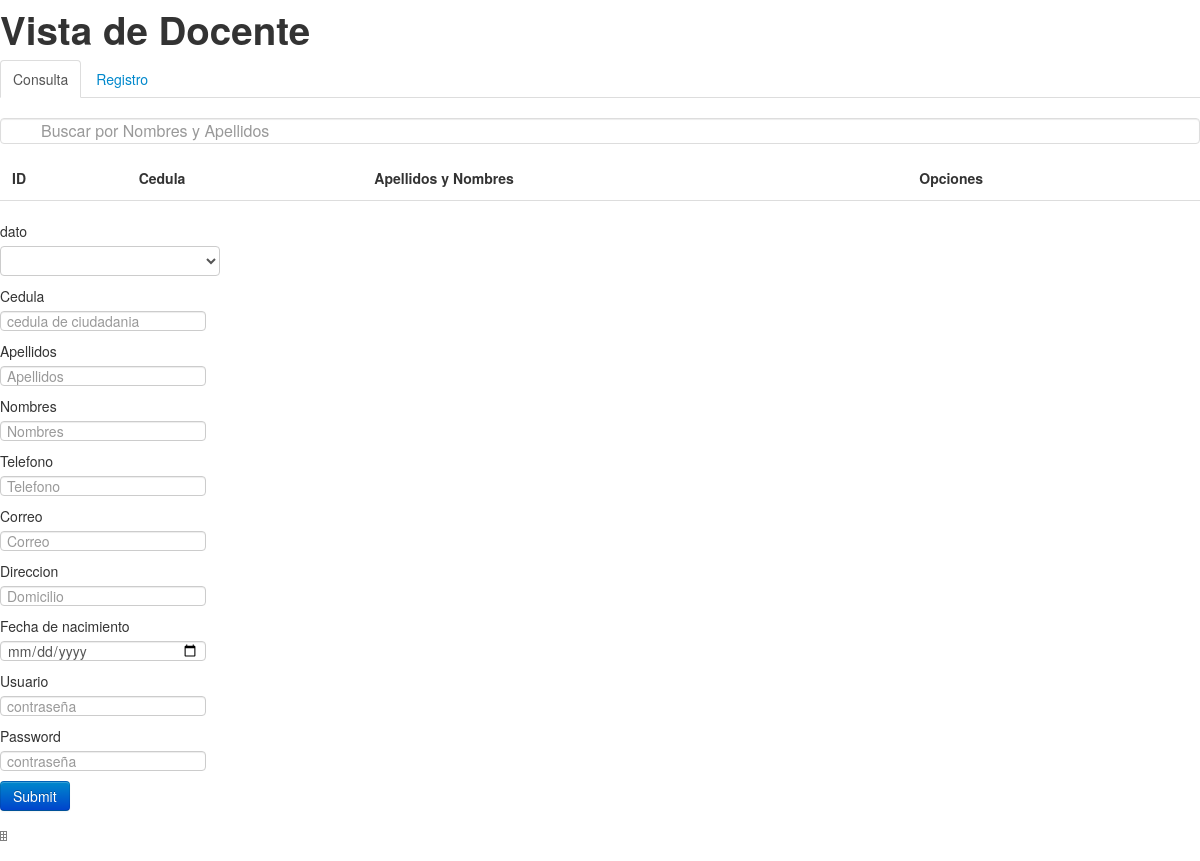
The page /index.php/docente on the database as committed earlier.
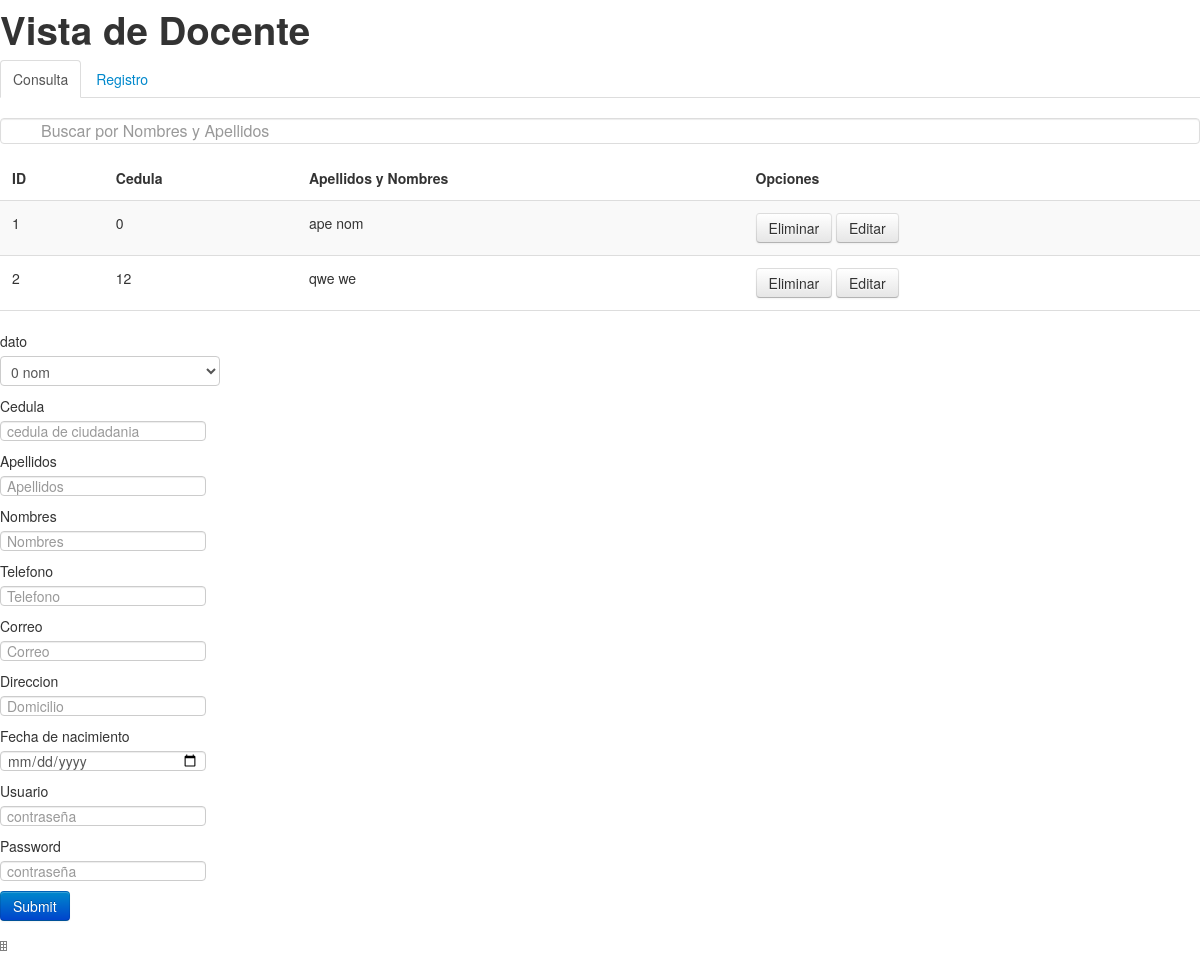
The same page on the database as committed later.
### tables this page shows
CREATE TABLE `docente` (
  `id_Docente` int(11) NOT NULL,
  `cedula_Docente` int(10) DEFAULT NULL,
  `ape_Docente` varchar(45) DEFAULT NULL,
  `nom_Docente` varchar(45) DEFAULT NULL,
  `telf_Docente` varchar(45) DEFAULT NULL,
  `correo_Docente` varchar(45) DEFAULT NULL,
  `direc_Docente` varchar(45) DEFAULT NULL,
  `fech_nac_Docente` date DEFAULT NULL,
  `user_Docente` varchar(45) DEFAULT NULL,
  `pass_Docente` varchar(45) DEFAULT NULL
);

### application/controllers/Docente.php (called while the page is built, shortened)
<?php
class Docente extends CI_Controller
{
	function __construct()
	{
		$this->load->model("Modelo_Docente");
	}
	public function index()
	{
	$data['contenido'] = "DOCENTE/index";
	$data['selDocente'] = $this->Modelo_Docente->selDocente();
	$data['listarDocente']=$this->Modelo_Docente->listarDocente();
	$this->load->view("plantilla5", $data);
	}
}
?>

### index.php (called while the page is built, shortened)
<?php
require_once BASEPATH.'core/CodeIgniter.php';

### application/models/Modelo_Docente.php (called while the page is built, shortened)
<?php
class Modelo_Docente extends CI_Model
{
	public function selDocente()
	{
		$query = $this->db->query("select * from Docente");
		return $query->result();
	}
	public function listarDocente()
	{
			$query=	$this->db->query("select * from Docente");
			return $query->result();
	}
}
?>

### application/views/DOCENTE/index.php (the view, shortened to what this page needs)
<h1> Vista de Docente</h1>
 <div>
  <ul class="nav nav-tabs" role="tablist">
    <li role="presentation" class="active"><a href="#home" aria-controls="home" role="tab" data-toggle="tab">Consulta </a></li>
    <li role="presentation"><a href="#profile" aria-controls="profile" role="tab" data-toggle="tab">Registro</a></li>
  </ul>
<input type="text" id="myInput" onkeyup="myFunction()"  placeholder="Buscar por Nombres y Apellidos" title="Type in a name">
  <div class="tab-content">
  <table class="table table-striped" id="myTable">
      <thead>
        <th> ID</th>
        <th> Cedula</th>
        <th> Apellidos y Nombres</th>
        <th> Opciones</th>
      </thead>
      <tbody>
        <?php foreach ($listarDocente as $key => $value) { ?>
         <tr>
          <td> <?php echo $value->id_Docente; ?>   </td>
          <td> <?php echo $value->cedula_Docente; ?>   </td>
          <td> <?php echo $value->ape_Docente.' '. $value->nom_Docente; ?>   </td>
          <td>
            <a href=" <?php echo base_url('Docente/delete/')."/".$value->id_Docente; ?>" class="btn btn-outline btn-circle btn-sm purple">
            <span class="glyphicon glyphicon-trash" aria-hidden="true"></span>Eliminar</a>
            <a href="<?php echo base_url('Docente/edit/')."/".$value->id_Docente; ?>" class="btn btn-outline btn-circle dark btn-sm black">
            <i class="fa fa-edit"></i> Editar </a>
          </td>
      <?php  } ?>
      </tr>
      </tbody>
  </table>
    </div>
<div class="form-group" >
    <label for="exampleInputEmail1">dato </label>
    <select name="txtId">
    <?php   foreach ($selDocente as $key => $value) {?>
    <option value="<?php echo $value->cedula_Docente?>" ><?php  echo $value->cedula_Docente.' '. $value->nom_Docente ; ?></option>
  <?php }  ?>
    </select>
  </div>
<form method="POST" action="<?php echo base_url('Docente/insert'); ?>">
  <div class="form-group">
    <label for="exampleInputEmail1">Cedula </label>
    <input type="text" class="form-control" id="cedula_Docente" name="cedula_Docente" aria-describedby="emailHelp" placeholder="cedula de ciudadania">
  </div>
  <div class="form-group">
    <label for="exampleInputEmail1">Apellidos </label>
    <input type="text" class="form-control" id="ape_Docente" name="ape_Docente" aria-describedby="emailHelp" placeholder="Apellidos">
  </div>
  <div class="form-group">
    <label for="exampleInputEmail1">Nombres </label>
    <input type="text" class="form-control" id="nom_Docente" name="nom_Docente" aria-describedby="emailHelp" placeholder="Nombres">
  </div>
  <div class="form-group">
    <label for="exampleInputEmail1">Telefono </label>
    <input type="text" class="form-control" id="telf_Docente" name="telf_Docente" aria-describedby="emailHelp" placeholder="Telefono">
  </div>
  <div class="form-group">
    <label for="exampleInputEmail1">Correo </label>
    <input type="email" class="form-control" id="correo_Docente" name="correo_Docente" aria-describedby="emailHelp" placeholder="Correo">
  </div>
  <div class="form-group">
    <label for="exampleInputEmail1">Direccion </label>
    <input type="text" class="form-control" id="direc_Docente" name="direc_Docente" aria-describedby="emailHelp" placeholder="Domicilio">
  </div>
  <div class="form-group">
    <label for="exampleInputPassword1">Fecha de nacimiento</label>
    <input type="date" class="form-control" id="fech_nac_Docente" name="fech_nac_Docente" placeholder="contraseña">
  </div>
<div class="form-group">
    <label for="exampleInputPassword1">Usuario </label>
    <input type="text" class="form-control" id="user_Docente" name="user_Docente" placeholder="contraseña">
  </div>
<div class="form-group">
    <label for="exampleInputPassword1">Password</label>
    <input type="password" class="form-control" id="pass_Docente" name="pass_Docente" placeholder="contraseña">
  </div>
  <button type="submit" class="btn btn-primary">Submit</button>
</form>
    </div>
  </div>
<form method="post" action="<?php echo base_url('Docente/insert'); ?>">

### application/views/plantilla5.php (shortened to what this page needs)
<!DOCTYPE html>
<html lang="en">
  <head>
    <link rel="stylesheet" href="<?php echo base_url('public/css/bootstrap.css'); ?>">
  </head>
  <body>
<div id="container" class="col-md-100">
		<?php
		 $this->load->view($contenido);
		?>
  </body>
</html>
<table border="1">
    <thead>
        <tr>
            <th></th>
            <th></th>
        </tr>
    </thead>
    <tbody>
        <tr>
            <td></td>
            <td></td>
        </tr>
        <tr>
            <td></td>
            <td></td>
        </tr>
    </tbody>
</table>

### application/views/DOCENTE/index.php (style rules this page uses)
* { box-sizing: border-box; }
#myInput { background-image: url('/css/searchicon.png'); background-position: 10px 10px; background-repeat: no-repeat; width: 100%; font-size: 16px; padding: 12px 20px 12px 40px; border: 1px solid #ddd; margin-bottom: 12px; }
#myTable th, #myTable td { text-align: left; padding: 12px; }
#myTable tr { border-bottom: 1px solid #ddd; }

Rows that differ between the two databases and show on the page:
added docente: id_Docente "1", cedula_Docente "0", ape_Docente "ape", nom_Docente "nom"
added docente: id_Docente "2", cedula_Docente "12", ape_Docente "qwe", nom_Docente "we"
Other text that changed with them:
form field txtId: (not shown) → "0 nom"
